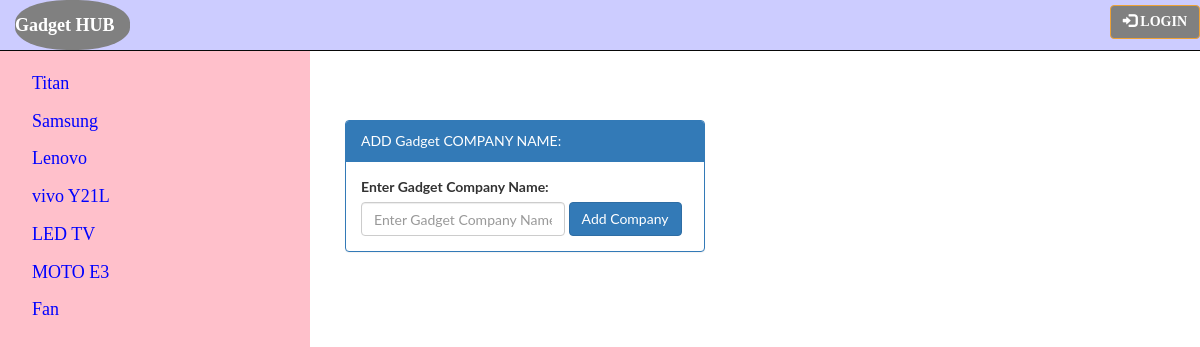
The app's page /GadgetStore/addGadgetCompany with its own data.
### Data_Setup.py (models this page shows, shortened)
class GadgetCompanyName(Base):
    __tablename__ = 'Gadgetcompanyname'
    id = Column(Integer, primary_key=True)
    name = Column(String(250), nullable=False)
    user_id = Column(Integer, ForeignKey('user.id'))
    user = relationship(User, backref="Gadgetcompanyname")

### main.py (the view)
@app.route('/GadgetStore/addGadgetCompany', methods=['POST', 'GET'])
def addGadgetCompany():
    if request.method == 'POST':
        company = GadgetCompanyName(name=request.form['name'],
                                    user_id=login_session['user_id'])
        session.add(company)
        session.commit()
        return redirect(url_for('GadgetStore'))
    else:
        return render_template('addGadgetCompany.html', tb_Gadget=tb_Gadget)

### templates/addGadgetCompany.html
{% include 'nav.html' %}
<div class="main">
{% block content %}
	<div class="">
		<div style="width: 400px;">
			<div class="panel panel-primary" style="margin: 20px;">
				<div class="panel-heading">ADD Gadget COMPANY NAME:</div>
				<div class="panel-body">
					<form class="form-inline" action="{{ url_for('addGadgetCompany')}}" method="POST">
						  <label for="email" class="mr-sm-2">Enter Gadget Company Name:</label>
						  <input type="text" class="form-control mb-2 mr-sm-2" name="name" placeholder="Enter Gadget Company Name" required>
						  <input type="submit" class="btn btn-primary mb-2" value="Add Company">
					</form>
				</div>
			</div>
		</div>
	</div>
{% endblock content %}

### templates/nav.html (shortened to what this page needs)
<!DOCTYPE html>
<html lang="en">
<head>
  <link rel="stylesheet" href="https://maxcdn.bootstrapcdn.com/bootstrap/3.3.7/css/bootstrap.min.css">
</head>
<body>
<nav class="navbar navbar-inverse  navbar-fixed-top" style="background-color: #ccccff">
  <div class="container-fluid">
    <div class="navbar-header" style="background-color:gray; border-radius:45%">
      <a class="navbar-brand" href="{{ url_for('home') }}"style="color:white; font-family:Bradley Hand ITC;"><b>Gadget HUB</b></a>
    </div>
    <ul class="nav navbar-nav navbar-right">
      {% if 'username' in session %}
            <li><button class="btn btn-warning mr-sm-2" style="margin-top: 5px; font-family:Bradley Hand ITC; background-color:gray;"><a href="{{ url_for('addGadgetCompany')}}"style="color:white;"><b>ADD Gadget CATEGORY</b></a></button></li>
            <li style="margin: 10px;"><p class="text-primary mr-sm-2"style="color:#9900cc"><b>{{ session.username }}</b></p></li>
            <li><button class="btn btn-warning mr-sm-2" style="margin-top: 5px; font-family:Bradley Hand ITC; background-color:gray;"><a href="{{ url_for('logout')}}"style="color:white;"><span class="glyphicon glyphicon-log-in"></span><b> LOGOUT </b></a></button></li>
      {% else %}
            <li><button class="btn btn-warning mr-sm-2" style="margin-top: 5px; font-family:Bradley Hand ITC; background-color:gray;"><a href="{{ url_for('showLogin')}}"style="color:white;"><span class="glyphicon glyphicon-log-in"></span><b> LOGIN </b></a></button></li>
      {% endif %}
    </ul>
  </div>
</nav>
<div class="sidenav">
  <table>
      {% for Gd in tb_Gadget %}
      <tr>
          <td><a href="{{ url_for('showGadget',Gdid=Gd.id)}}">{{Gd.name}}</a></td>
        </tr>
      {% endfor %}
  </table>
</div>
</body>
</html>

### templates/nav.html (style rules this page uses)
body { font-family: "Lato", sans-serif; background-image:url("http://hd.wallpaperswide.com/thumbs/simple_blue_background-t2.jpg") ; background-repeat:no-repeat; background-size:1700px 1000px; }
.sidenav { height: 100%; width: 310px; position: fixed; z-index: 1; top: 45px; left: 0px; background-color: pink; overflow-x: hidden; padding-top: 20px; }
.sidenav a { padding: 6px 6px 6px 32px; text-decoration: none; font-size: 18px; color: blue; display: block; font-family:Bell MT; }
.main { margin-left: 325px; }

### records on screen
GadgetCompanyName: name "Titan"
GadgetCompanyName: name "Samsung"
GadgetCompanyName: name "Lenovo"
GadgetCompanyName: name "vivo Y21L"
GadgetCompanyName: name "LED TV"
GadgetCompanyName: name "MOTO E3"
GadgetCompanyName: name "Fan"
